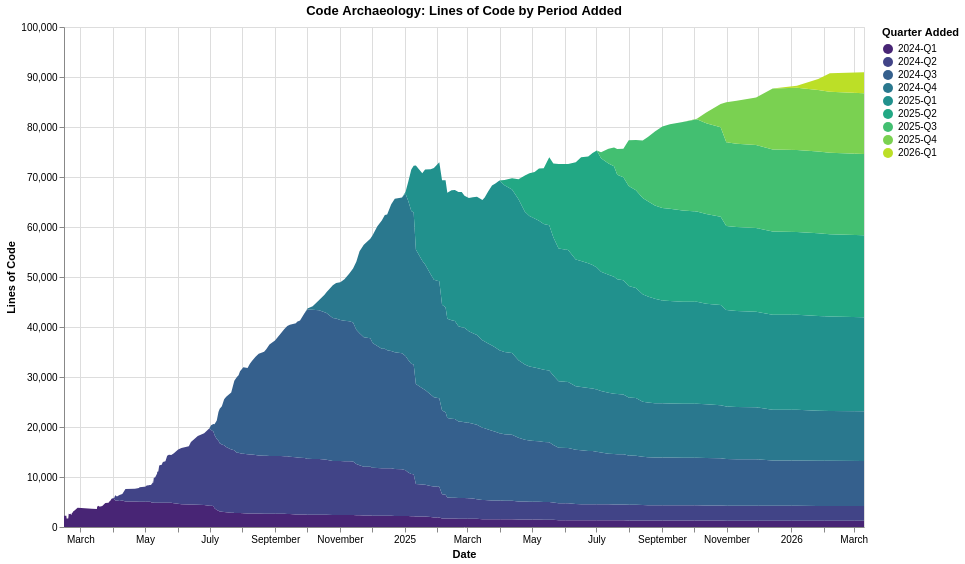

Here is the Vega-Lite specification saved for this chart:
### Vega-Lite specification from a JSON file in a GitHub repository (floating-point values rounded to 4 significant figures; data arrays with more than 128 entries replaced by an {"elided": "..."} marker saying what was removed)
{"$schema": "https://vega.github.io/schema/vega-lite/v6.1.0.json", "config": {"view": {"continuousHeight": 300, "continuousWidth": 300}}, "data": {"name": "data-c30584ec9ef0395359cfb4717c0272ba"}, "datasets": {"data-c30584ec9ef0395359cfb4717c0272ba": {"elided": "733 records"}}, "encoding": {"color": {"field": "period", "scale": {"scheme": "viridis"}, "title": "Quarter Added", "type": "ordinal"}, "order": {"field": "period", "sort": "ascending", "type": "ordinal"}, "tooltip": [{"field": "commit_date", "type": "temporal"}, {"field": "period", "type": "ordinal"}, {"field": "line_count", "type": "quantitative"}], "x": {"field": "commit_date", "title": "Date", "type": "temporal"}, "y": {"field": "line_count", "title": "Lines of Code", "type": "quantitative"}}, "height": 500, "mark": {"type": "area"}, "title": "Code Archaeology: Lines of Code by Period Added", "width": 800}
